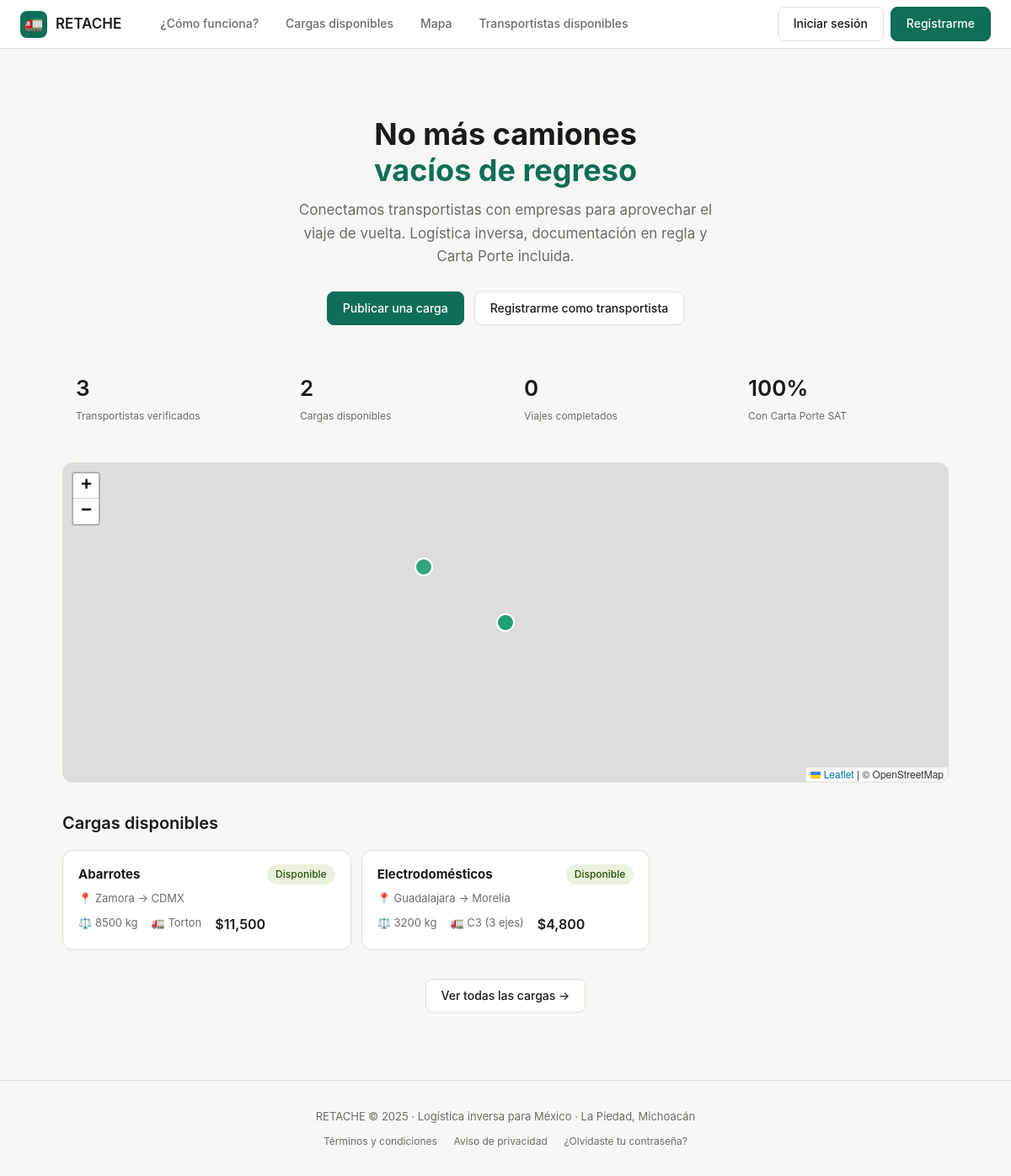
The page / on the database its author committed.
### models.py (models this page shows)
class Carga(Base):
    __tablename__ = "cargas"
    id = Column(Integer, primary_key=True, index=True)
    empresa_id = Column(Integer, ForeignKey("empresas.id"), nullable=False)
    transportista_id = Column(Integer, ForeignKey("transportistas.id"), nullable=True)
    titulo = Column(String(150), nullable=False)
    descripcion = Column(Text, nullable=True)
    tipo_mercancia = Column(String(100), nullable=False)
    peso_kg = Column(Float, nullable=False)
    volumen_m3 = Column(Float, nullable=True)
    requiere_refrigeracion = Column(Boolean, default=False)
    mercancia_peligrosa = Column(Boolean, default=False)
    origen_ciudad = Column(String(100), nullable=False)
    origen_estado = Column(String(50), nullable=False)
    origen_lat = Column(Float, nullable=True)
    origen_lng = Column(Float, nullable=True)
    destino_ciudad = Column(String(100), nullable=False)
    destino_estado = Column(String(50), nullable=False)
    destino_lat = Column(Float, nullable=True)
    destino_lng = Column(Float, nullable=True)
    fecha_recoleccion = Column(DateTime, nullable=False)
    fecha_entrega_estimada = Column(DateTime, nullable=True)
    tipo_vehiculo_requerido = Column(String(30), nullable=True)
    precio_ofrecido_mxn = Column(Float, nullable=False)
    precio_negociable = Column(Boolean, default=True)
    estado = Column(String(30), default=EstadoCarga.disponible)
    fecha_publicacion = Column(DateTime, server_default=func.now())
    fecha_asignacion = Column(DateTime, nullable=True)
    fecha_completada = Column(DateTime, nullable=True)
    carta_porte_generada = Column(Boolean, default=False)
    carta_porte_uuid = Column(String(100), nullable=True)
    carta_porte_xml = Column(Text, nullable=True)
    empresa = relationship("Empresa", back_populates="cargas_publicadas")
    transportista = relationship("Transportista", back_populates="cargas")
    mensajes = relationship("Mensaje", back_populates="carga")
    resenas = relationship("Resena", back_populates="carga")

### main.py (the view)
@app.get("/", response_class=HTMLResponse)
async def inicio(request: Request, db: Session = Depends(get_db)):
    total_transportistas = db.query(Transportista).filter(Transportista.activo == True).count()
    total_cargas = db.query(Carga).filter(Carga.estado == EstadoCarga.disponible).count()
    total_completados = db.query(Carga).filter(Carga.estado == EstadoCarga.completada).count()
    cargas_recientes = (
        db.query(Carga)
        .filter(Carga.estado == EstadoCarga.disponible)
        .order_by(Carga.fecha_publicacion.desc())
        .limit(6).all()
    )
    transportistas_activos = (
        db.query(Transportista)
        .filter(Transportista.activo == True, Transportista.disponible == True)
        .order_by(Transportista.calificacion_promedio.desc())
        .limit(4).all()
    )
    return templates.TemplateResponse("index.html", contexto(request, db,
        total_transportistas=total_transportistas,
        total_cargas=total_cargas,
        total_completados=total_completados,
        cargas_recientes=cargas_recientes,
        transportistas_activos=transportistas_activos,
    ))

### templates/index.html (shortened to what this page needs)
{% extends "base.html" %}
{% block head_extra %}
<link rel="stylesheet" href="https://unpkg.com/leaflet@1.9.4/dist/leaflet.css"/>
{% endblock %}
{% block content %}
<div class="hero">
  <h1>No más camiones<br><span>vacíos de regreso</span></h1>
  <p>Conectamos transportistas con empresas para aprovechar el viaje de vuelta. Logística inversa, documentación en regla y Carta Porte incluida.</p>
  <div class="hero-btns">
    <a href="/empresas/registro" class="btn btn-primary">Publicar una carga</a>
    <a href="/transportistas/registro" class="btn">Registrarme como transportista</a>
  </div>
</div>
<div class="stats-grid" style="margin-bottom:32px;">
  <div class="stat-card"><div class="stat-num">{{ total_transportistas }}</div><div class="stat-label">Transportistas verificados</div></div>
  <div class="stat-card"><div class="stat-num">{{ total_cargas }}</div><div class="stat-label">Cargas disponibles</div></div>
  <div class="stat-card"><div class="stat-num">{{ total_completados }}</div><div class="stat-label">Viajes completados</div></div>
  <div class="stat-card"><div class="stat-num">100%</div><div class="stat-label">Con Carta Porte SAT</div></div>
</div>
<div id="mapa"></div>
<h2 style="font-size:20px; font-weight:600; margin-bottom:16px;">Cargas disponibles</h2>
<div class="grid-cargas">
  {% for carga in cargas_recientes %}
  <a href="/cargas/{{ carga.id }}" style="text-decoration:none;">
    <div class="carga-card">
      <div style="display:flex; justify-content:space-between; margin-bottom:6px;">
        <strong style="color:var(--texto);">{{ carga.tipo_mercancia }}</strong>
        <span class="badge badge-verde">Disponible</span>
      </div>
      <div style="font-size:13px; color:var(--texto-suave); margin-bottom:8px;">📍 {{ carga.origen_ciudad }} → {{ carga.destino_ciudad }}</div>
      <div class="carga-meta">
        <span>⚖️ {{ carga.peso_kg | int }} kg</span>
        <span>🚛 {{ carga.tipo_vehiculo_requerido or 'Cualquier tipo' }}</span>
        <span class="carga-precio">${{ "{:,.0f}".format(carga.precio_ofrecido_mxn) }}</span>
      </div>
    </div>
  </a>
  {% else %}
  <div style="grid-column:1/-1; text-align:center; padding:32px; color:var(--texto-suave);">
    Aún no hay cargas. <a href="/dev/cargar-datos-prueba">Carga datos de prueba →</a>
  </div>
  {% endfor %}
</div>
{% if cargas_recientes %}<div style="text-align:center; margin-top:24px;"><a href="/cargas" class="btn">Ver todas las cargas →</a></div>{% endif %}
{% endblock %}

### templates/base.html (style rules this page uses)
*, *::before, *::after { box-sizing: border-box; margin: 0; padding: 0; }
:root { --verde: #0F6E56; --verde-claro: #1D9E75; --verde-bg: #EAF3DE; --gris-bg: #F7F7F5; --gris-borde: #E0DED6; --texto: #1A1A18; --texto-suave: #6B6B68; --amber: #BA7517; --amber-bg: #FAEEDA; --rojo-bg: #FCEBEB; --rojo: #A32D2D; --azul: #185FA5; --azul-bg: #E6F1FB; }
body { font-family: -apple-system, BlinkMacSystemFont, 'Segoe UI', sans-serif; background: var(--gris-bg); color: var(--texto); font-size: 15px; line-height: 1.6; }
a { color: var(--verde); text-decoration: none; }
.btn { display: inline-flex; align-items: center; gap: 6px; padding: 8px 18px; border-radius: 8px; font-size: 14px; font-weight: 500; cursor: pointer; border: 1px solid var(--gris-borde); background: #fff; color: var(--texto); transition: all .15s; text-decoration: none; }
.btn-primary { background: var(--verde); color: #fff; border-color: var(--verde); }
.badge { display: inline-block; padding: 2px 10px; border-radius: 20px; font-size: 12px; font-weight: 500; }
.badge-verde { background: var(--verde-bg); color: #27500A; }
.stats-grid { display: grid; grid-template-columns: repeat(auto-fit, minmax(160px, 1fr)); gap: 12px; }
.stat-card { background: var(--gris-bg); border-radius: 10px; padding: 14px 16px; }
.stat-num { font-size: 26px; font-weight: 600; color: var(--texto); }
.stat-label { font-size: 12px; color: var(--texto-suave); margin-top: 2px; }
.carga-card { background: #fff; border: 1px solid var(--gris-borde); border-radius: 12px; padding: 16px 18px; margin-bottom: 10px; transition: border-color .15s, box-shadow .15s; cursor: pointer; }
.carga-meta { display: flex; gap: 16px; font-size: 13px; color: var(--texto-suave); margin-top: 8px; flex-wrap: wrap; }
.carga-precio { font-weight: 600; font-size: 16px; color: var(--texto); }

### templates/index.html (style rules this page uses)
.hero { text-align: center; padding: 48px 0 40px; }
.hero h1 { font-size: 36px; font-weight: 700; line-height: 1.2; margin-bottom: 12px; }
.hero h1 span { color: var(--verde); }
.hero p { font-size: 17px; color: var(--texto-suave); max-width: 520px; margin: 0 auto 28px; }
.hero-btns { display: flex; gap: 12px; justify-content: center; flex-wrap: wrap; }
#mapa { height: 380px; border-radius: 12px; border: 1px solid var(--gris-borde); margin: 32px 0; }
.grid-cargas { display: grid; grid-template-columns: repeat(auto-fill, minmax(300px, 1fr)); gap: 12px; }

### rows shown on the page
Carga: tipo_mercancia "Abarrotes", origen_ciudad "Zamora", destino_ciudad "CDMX", peso_kg "8500", tipo_vehiculo_requerido "Torton", precio_ofrecido_mxn "11,500"
Carga: tipo_mercancia "Electrodomésticos", origen_ciudad "Guadalajara", destino_ciudad "Morelia", peso_kg "3200", tipo_vehiculo_requerido "C3 (3 ejes)", precio_ofrecido_mxn "4,800"

### other values the page prints
{{ total_transportistas }} "3"
{{ total_cargas }} "2"
{{ total_completados }} "0"
